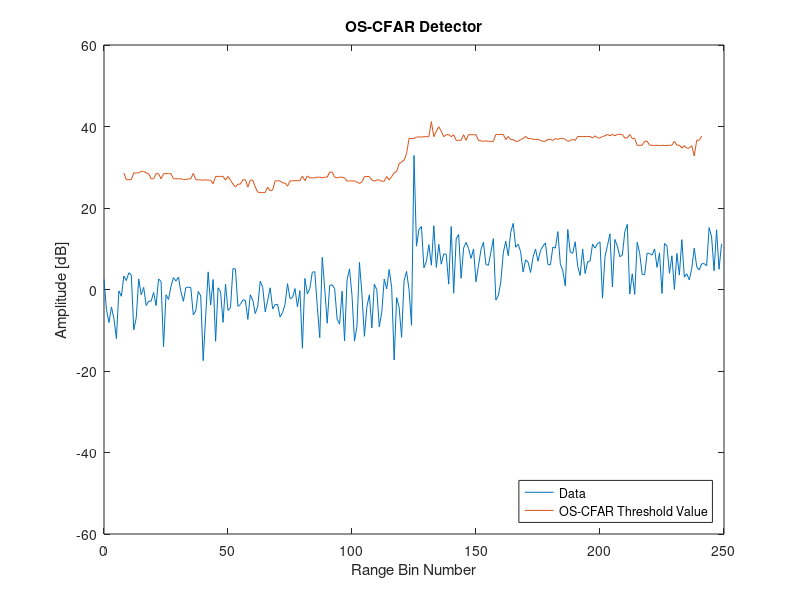

This figure's MATLAB source:
%% File information
% Written by M. Y. Martin (MRTMOG014)
% EEE4022S (2018)
% OS_CFAR_Threshold.m: Simulate OS-CFAR detector with Gaussian data

%% OS-CFAR detector
clc;
close all;
clear;

% define inputs and parameters
D = 250;                                % length of data; number of samples
N = 16;                                 % length of window
Np = 1;                                 % number of pulses
j = 1i;                                 % use j as sqrt(-1)
PFA = 10^-6;                            % desired PFA
SNRdB = 20;                             % SNR in Decibels
SNR = 10^(SNRdB/10);                    % Decibels to linear SNR
k = round(3*N/4);                       % k-factor for OS-CFAR

% include multiple targets
t = 1;                                  % number of targets and interfering targets (max 3); default is 1

% include clutter edge
v = 10;                                  % variance of noise in clutter edge; v = 1 => no clutter edge (default)
d = -1;                                  % number of samples from centre to clutter edge start (distance)

% 1xD matrix of complex Gaussian noise: (I + jQ)/sqrt(2); v scales second part => clutter edge
noise = [((randn(1,(D/2) + d) + j.*randn(1,(D/2) + d))/sqrt(2)),(sqrt(v)*(randn(1,(D/2) - d) + j.*randn(1,(D/2) - d))/sqrt(2))];
    
% insert target(s)
target_voltage = sqrt(SNR);
target_signal = target_voltage*(randn(1,t) + j.*randn(1,t))/sqrt(2);
signal = noise; % noise only; H0
for y = 0:(t - 1)   % update signal with targets from centre of data at intervals of 3 samples ???
    signal((D/2) + 1 + 3*y) = (signal((D/2) + 1 + 3*y) + target_signal(y + 1)).^2;  % H1
end

% compute OS-CFAR interference statistic 'g'
g = zeros(D,1);
for CUT = (N/2 + 1):1:(D - N/2)    % first N/2 and last N/2 samples in signal will NOT become the CUT (eg. 9 to 392)
    Window_sorted = sort([signal((CUT - N/2):(CUT - 1)) signal((CUT + 1):(CUT + N/2))]);    % sort N reference window samples in ascending order
    g(CUT) = Window_sorted(k);
end

% compute OS-CFAR constant 'a' for desired PFA
PFA_error = inf;

for a_temp = 0:0.0001:25
    PFA_temp = 1;
    for i = 0:(k - 1)
        PFA_temp = PFA_temp*(N - i)/(N - i + a_temp);
    end
    if abs(PFA_temp - PFA) < PFA_error
        a = a_temp;
        PFA_error = abs(PFA_temp - PFA);
    end
end

% compute detection threshold 'T'
T = a.*g;

% plot the threshold and noise
x = 0:(D - 1); % x-axis sample number
figure;
plot(x,20*log10(signal),x,20*log10(T));
xlabel('Range Bin Number');
ylabel('Amplitude [dB]');
ylim([-60 60]);
title('OS-CFAR Detector');
lgd = legend('Data','OS-CFAR Threshold Value');
set(lgd,'Location','SouthEast');
